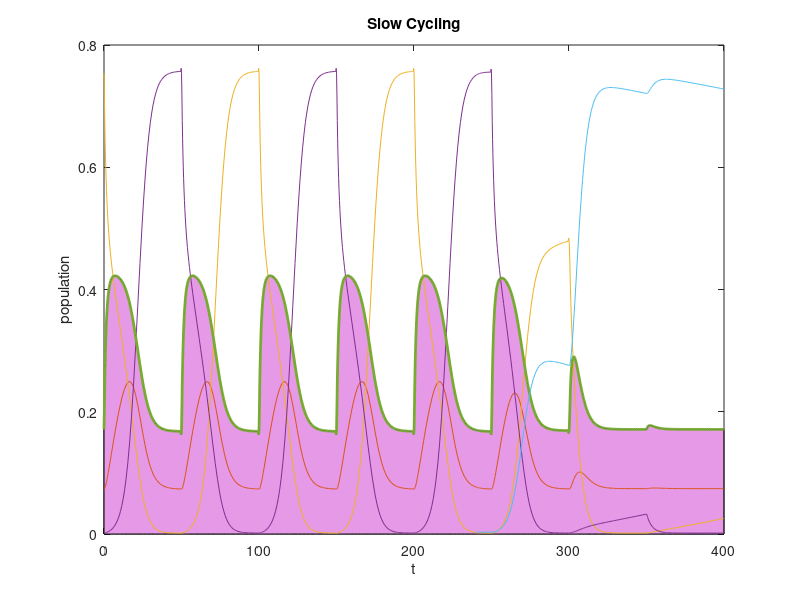

This chart was generated by the following MATLAB code:
% ModelIS   [ S, R_A,R_B,X ]

 y0=[rand(4,1);0]
% y0=[ swap*(yOut(end,1:6)') ;0];
% y0= [(yOut(end,1:6)');0];

Tlist= logspace(-0.5,2.5,1250);
Tlist=[0,Tlist];
Result=0*Tlist;
mu=1/15; %(immgration/emigration rate)
beta= [1,0.99,0.99,0.97]; %Infection rates;
smallImport=0.01;

importation= [0.5,smallImport,smallImport,1]';
importation=  importation*mu/([1,1,1,1]*importation);

g=1/10; %Ten day recovery without meds;
q=1/2.5; %treated recovery.


tau= (q-g);
MixEquil= (g + (tau*g)/(q+g))/beta(2)


Xequil= (g+mu)/beta(2);
Sequil= importation(1)/(q+mu-beta(1)*Xequil)
Bequil= importation(3)/(q+mu-beta(1)*Xequil)
Aequil= 1-Xequil-Sequil-Bequil
tSat= (log(Aequil)-log(Bequil)-1)*2/tau;

y0=[Sequil;Aequil;0;0;Bequil;Xequil;0];

extra=8;
ExitNumbers=-ones(length(Tlist),4+extra);
Maxs=-ones(length(Tlist),1);
Mins=-ones(length(Tlist),1);
Means=-ones(length(Tlist),1);
meanDownSwing=-ones(length(Tlist),1);
meanUpSwing=-ones(length(Tlist),1);


TA=50;
TB=50;

chi=@(t) 1*(mod(t,TA+TB)>TA);
ts=linspace(0,5*(TA+TB),1000);


importation= [0.5,smallImport,smallImport,1,0]';
importation=  importation*mu/([1,1,1,1,1]*importation);

b=0.5;
betaMatrix= [beta(1),0,0,0,0;
             0,beta(2),0,0,0;
             0,0,beta(3),0,0;
             -beta(1),-beta(2),-beta(3),0,-beta(4);
             0,0,0,0,beta(4)];
         
recoveryA= diag(-[q,g,q,0,g]);
recoveryA(4,:)=[q,g,q,0,g];
         
recoveryB= diag(-[q,q,g,0,g]);
recoveryB(4,:)=[q,q,g,0,g];
         
recovery= @(t)  recoveryB+chi(t)*(recoveryA-recoveryB);

Deriv =@(t,V) [1;1;1;1;1*t>240].*[(importation + betaMatrix*V(1:5)*V(4) + recovery(t)*V(1:5)-mu*V(1:5))];

 y0=[ones(4,1)/4;0];
 
warmupTime= 4*(TA+TB);

[tOut,yOut] = ode45(Deriv,[-5*(TA+TB),240],y0);
y0=yOut(end,:)';
y0(5)=0.003;
[tOut2,yOut2] = ode45(Deriv,[240,400],y0);

tOut=[tOut;tOut2];

yOut(:,end)=NaN
yOut=[yOut;yOut2]

Select=find(tOut>0);

figure(1)

area(tOut(Select)-tOut(Select(1)),yOut(Select,4),'facecolor',[0.9,0.6,0.9]);
hold on
plot(tOut(Select)-tOut(Select(1)),yOut(Select,[1,2,3]));
plot(tOut(Select)-tOut(Select(1)),yOut(Select,4),'lineWidth',2);
plot(tOut(Select)-tOut(Select(1)),yOut(Select,[5]));
xlim([0,400])
xlabel('t');
ylabel('population');

title('Slow Cycling');

ylabel('population');